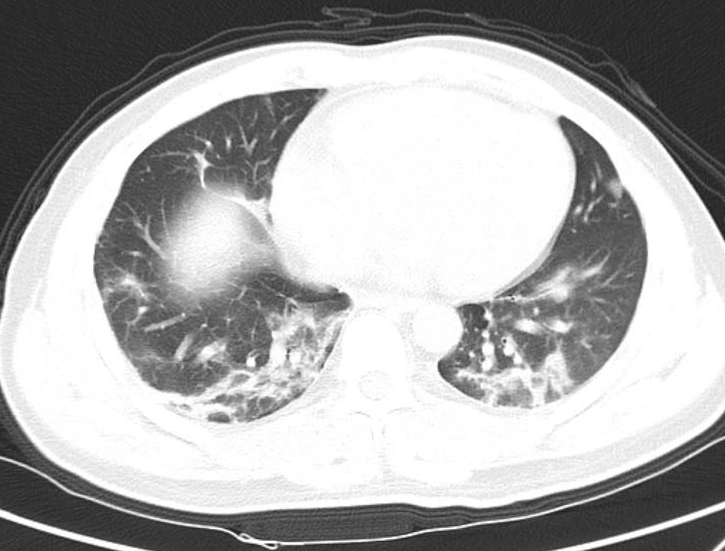
%> input picture imageMasking/Covid19Pos-LungCT.png, 725 x 551 px
$ octave iimage_mask2.m   (GNU Octave 9; MATLAB toolbox functions it lacks are replaced by stand-ins)
%> lines starting %> are read from the running program, lines starting %| are printed output that depends on the picture
%% Image Pre-Processing as per the Q-Deformed Entropy paper

image = imread("Covid19Pos-LungCT.png");
%> image is the input picture: size 551x725x3 uint8; min 24, max 255, mean 173.6
figure(1),clf
subplot(221);

imhist(image)
title("pixel values of original image");
subplot(222)
imshow(image);
%image = rgb2gray(image);
% imagesc(image)

%% Histogram Equalisation on original image
histogram_eq = histeq(image);
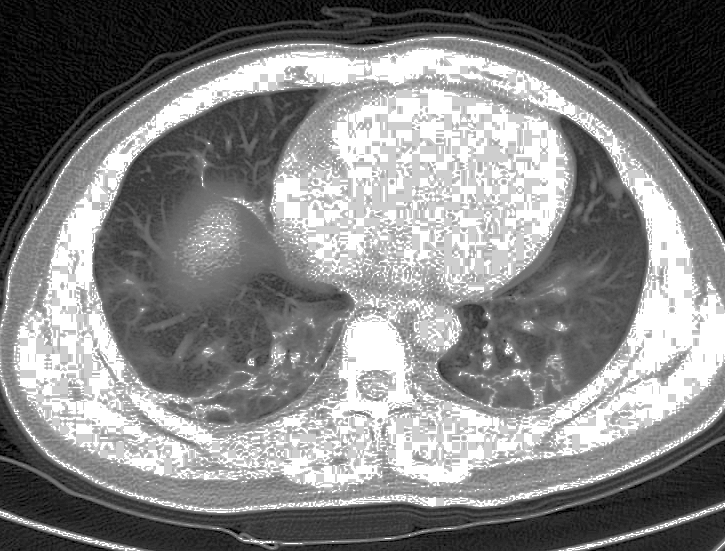
%> histogram_eq: size 551x725x3 uint8; min 0, max 255, mean 131.5
%imshow(intensity_adjusted)
subplot(223)
imhist(histogram_eq)
subplot(224)
imagesc(histogram_eq)
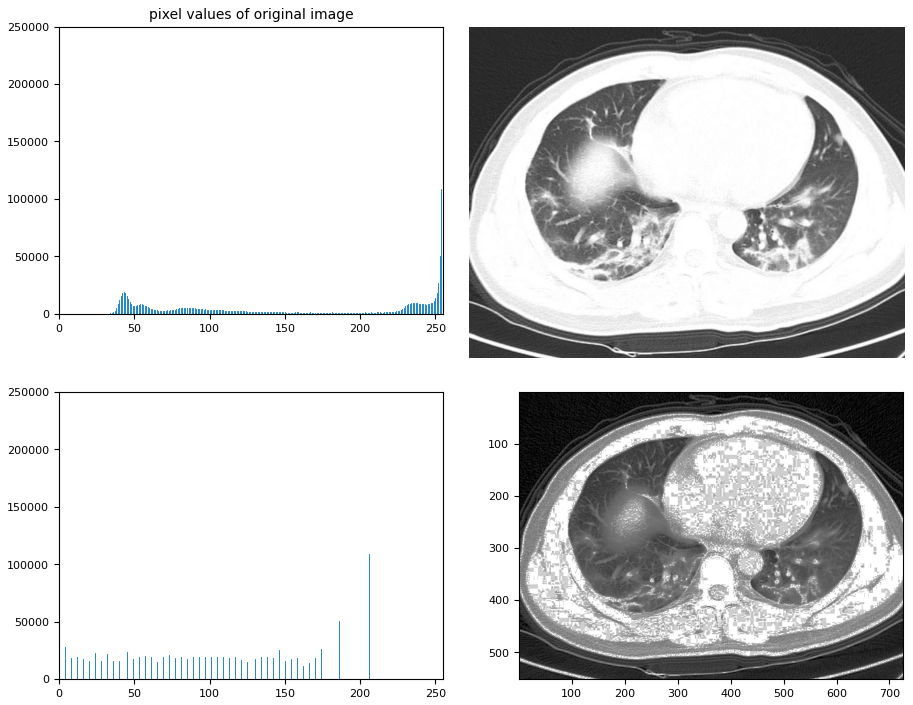
%> figure redrawn from the program's plot data, 4 panels

%% Converting to binary image
% binary = imbinarize(intensity_adjusted);
% imagesc(binary)

$ run again, with imageMasking/original.jpg saved as imageMasking/Covid19Pos-LungCT.png
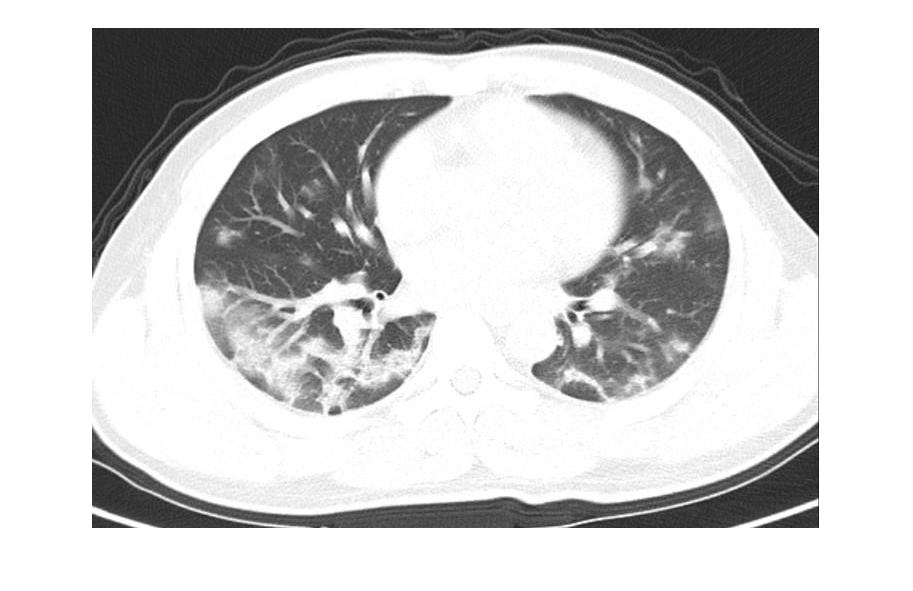
%> input picture imageMasking/original.jpg, 913 x 591 px
%> image is the input picture: size 591x913x3 uint8; min 14, max 255, mean 205.4
%> `histogram_eq = histeq(image);`:
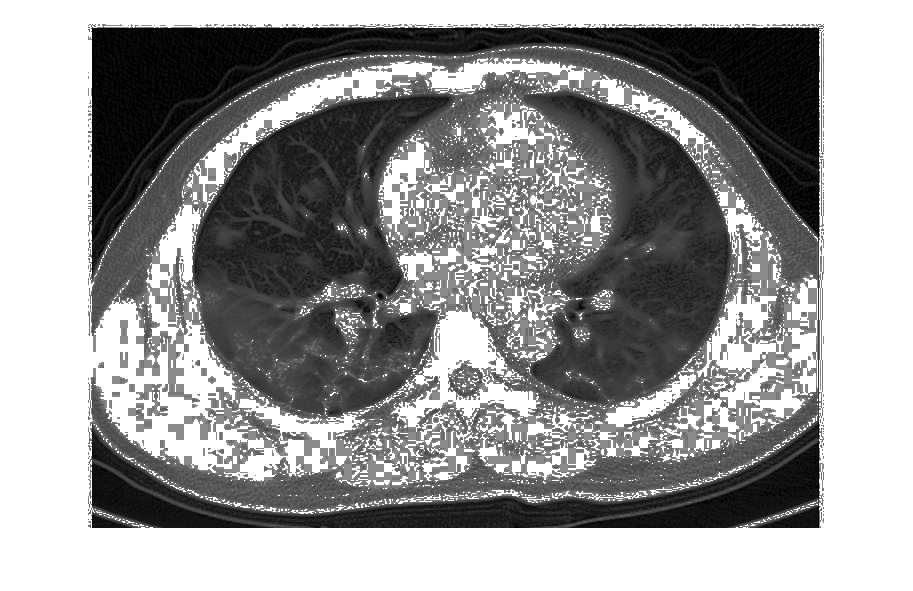
%> histogram_eq: size 591x913x3 uint8; min 0, max 255, mean 152.2
%> `imagesc(histogram_eq)`:
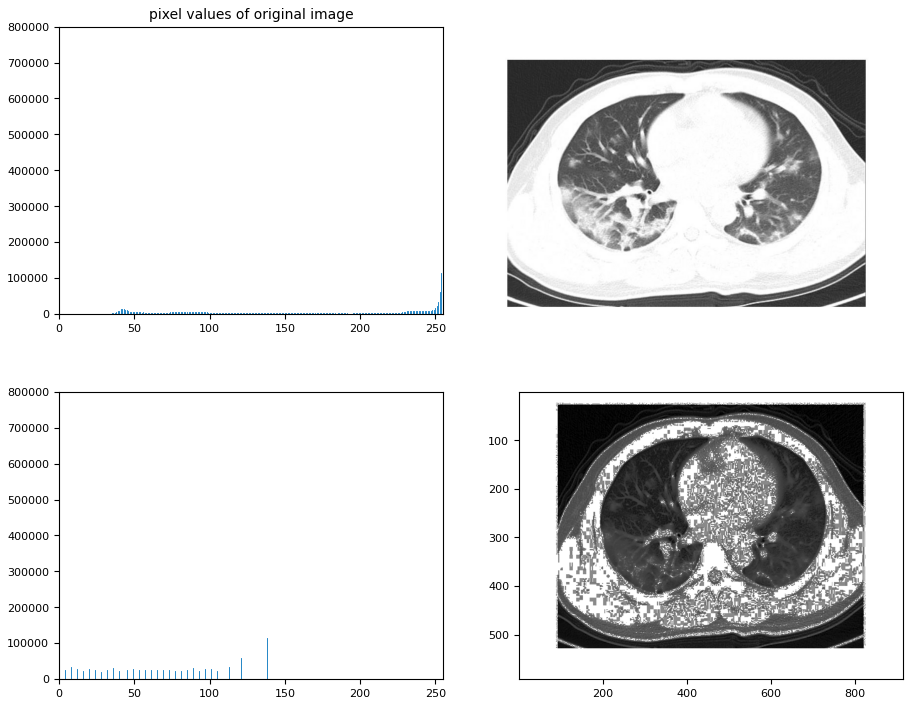
%> figure redrawn from the program's plot data, 4 panels
